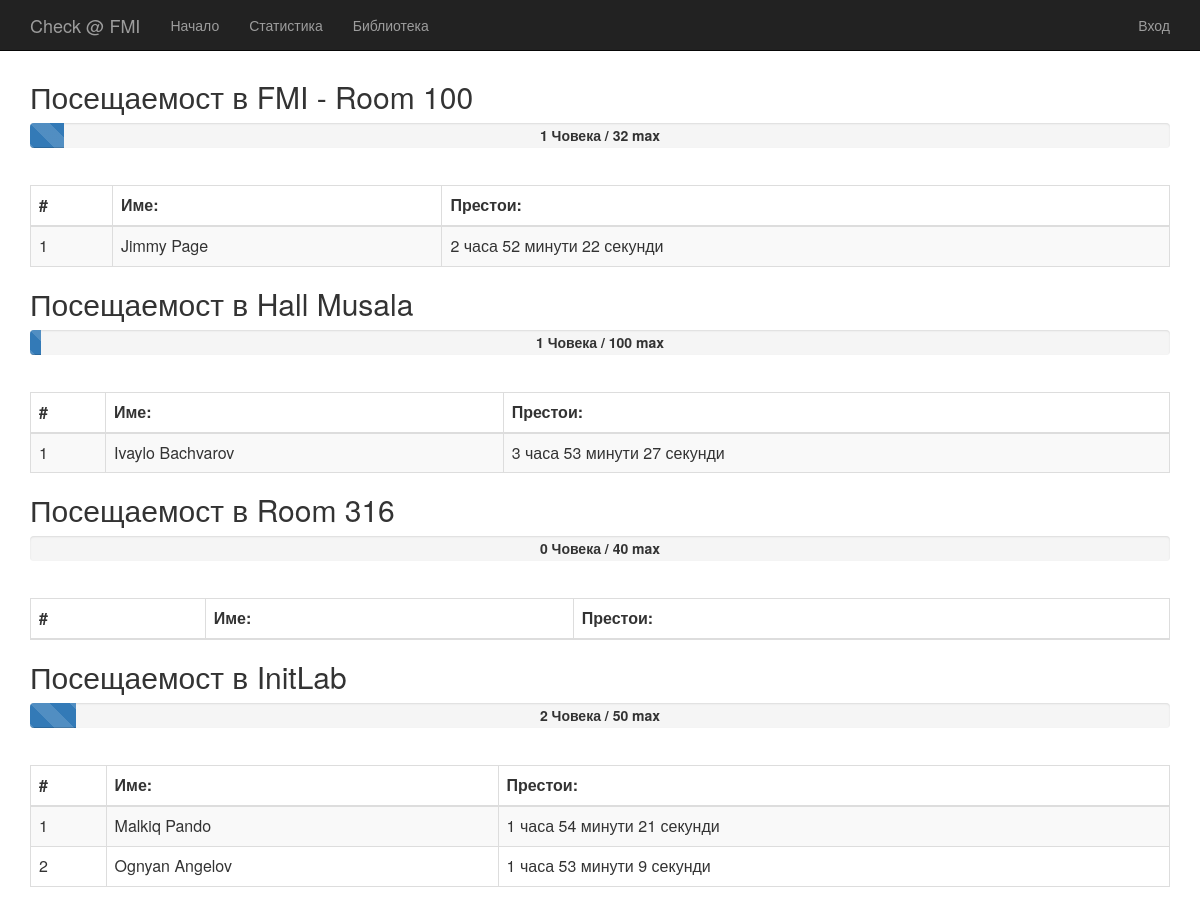
The page / on the database its author committed.
### places/models.py (models this page shows)
class Place(models.Model):
    name = models.CharField(max_length=63, null=True)
    capacity = models.IntegerField(null=True, blank=True)
    def __unicode__(self):
        return self.name

### website/views.py (the view)
def index(request):
    now = datetime.now()
    places = Place.objects.all()
    all_places = []
    for place in places:
        checkins_inside = Checkin.objects.filter(place = place, active = True)
        all_users = []
        for checkin in checkins_inside:
            print checkin.checkin_time
            all_users += [{'first_name': checkin.user.first_name, 'last_name': checkin.user.last_name,
                            'active_time': days_hours_minutes(now-checkin.checkin_time)}]
            print (now-checkin.checkin_time)
        all_places += [[place, place.capacity, len(all_users), all_users]]
    print all_places
    return render_to_response('index.html',
            {
                "places" : all_places,
            },
            context_instance=RequestContext(request))

### website/views.py (called while the page is built)
def days_hours_minutes(td):
    return td.seconds // 3600, (td.seconds // 60) % 60, td.seconds % 60

### templates/index.html
{% extends "base.html" %}
  {% block content %}
    {% for place in places %}
      <h2>Посещаемост в {{ place.0.name }}</h2>
      <div class="progress progress-striped active">
          <div class="progress-bar" role="progressbar" aria-valuenow="45" aria-valuemin="0" aria-valuemax="100" style="width: {% widthratio place.2 place.1 100 %}%;">
          </div>
      </div>
      <div id="active-people">{{ place.2 }} Човека / {{ place.1 }} max</div>
      <table class="table table-striped table-bordered" style="border-radius: 20px">
          <thead>
              <tr>
                  <th>#</th>
                  <th>Име:</th>
                  <th>Престои:</th>
              </tr>
          </thead>
          <tbody>
              {% for user in place.3 %}
              <tr>
                  <td>{{ forloop.counter }}</td>
                  <td>{{ user.first_name }} {{ user.last_name }}</td>
                  <td>{{ user.active_time.0 }} часа {{ user.active_time.1 }} минути {{ user.active_time.2 }} секунди</td>
              </tr>
              {% endfor %}
          </tbody>
      </table>
  {% endfor %}
{% endblock %}

### static/roomsStatus.css (style rules this page uses)
body { padding-top: 60px; }
#active-people { margin: auto; text-align: center; margin-top: -43px; font-weight: bold; margin-bottom: 40px; }
.progress { height: 25px; }

### rows shown on the page
Place: name "FMI - Room 100", id "1", capacity "32", active_time.0 "2", active_time.1 "52", active_time.2 "22"
Place: name "Hall Musala", place "1", capacity "100", active_time.0 "3", active_time.1 "53", active_time.2 "27"
Place: name "Room 316", place "0", capacity "40"
Place: name "InitLab", place "2", capacity "50", active_time.0 "1" "1", active_time.1 "54" "53", active_time.2 "21" "9"

### other values the page prints
{{ user.first_name }} "Jimmy" "Ivaylo" "Malkiq" "Ognyan"
{{ user.last_name }} "Page" "Bachvarov" "Pando" "Angelov"
